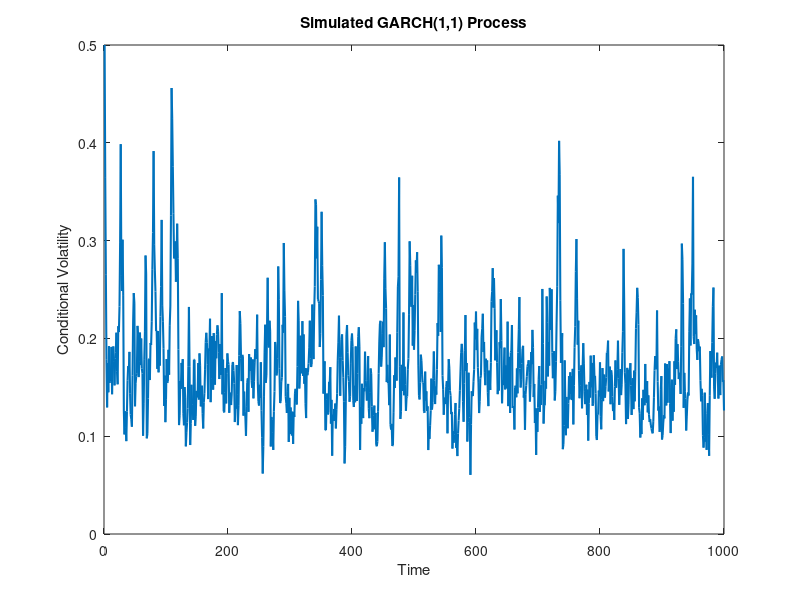

Here is the MATLAB script that generated this plot:
% Simulation of GARCH and respective parameter estimation
% own simple program that does this
% initialize parameters for a GARCH(1,1)
c0=0.05;  % Constant term
c1=0.2;  % ARCH coefficient
d1=0.7;  % GARCH coefficient
T=1000;  % Number of observations
% Preallocate arrays
epsilon = zeros(T, 1);   % Random shocks
sigma = zeros(T, 1);     % Conditional volatility
% Generate random shocks
sigma(1) = c0/(1-c1-d1); % we use vol, not variance as in the book
epsilon(1) = normrnd(0,sigma(1));
% simulate the rest of the process
for t = 2:T
    sigma(t) = c0 + c1 * epsilon(t-1) + d1 * sigma(t-1); % vol
    epsilon(t) = normrnd(0,sigma(t));
end
% Plot GARCH(1,1) process
figure;
plot(sigma, 'LineWidth', 1.5);
xlabel('Time');
ylabel('Conditional Volatility');
title('Simulated GARCH(1,1) Process');


% matlab versions using garch, simulate, estimate, forecast


